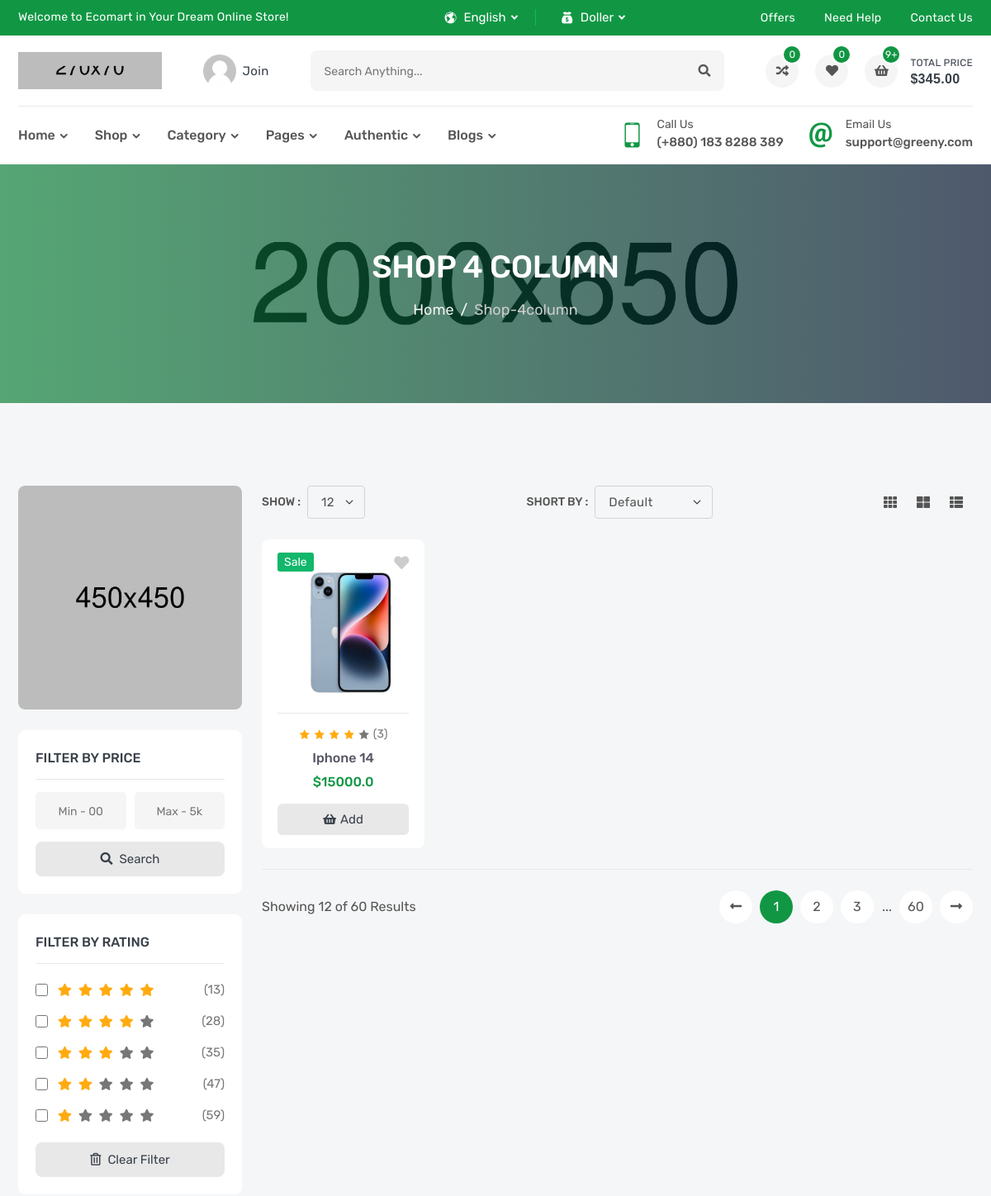
Before: /products/ (upper part) with the older database file.
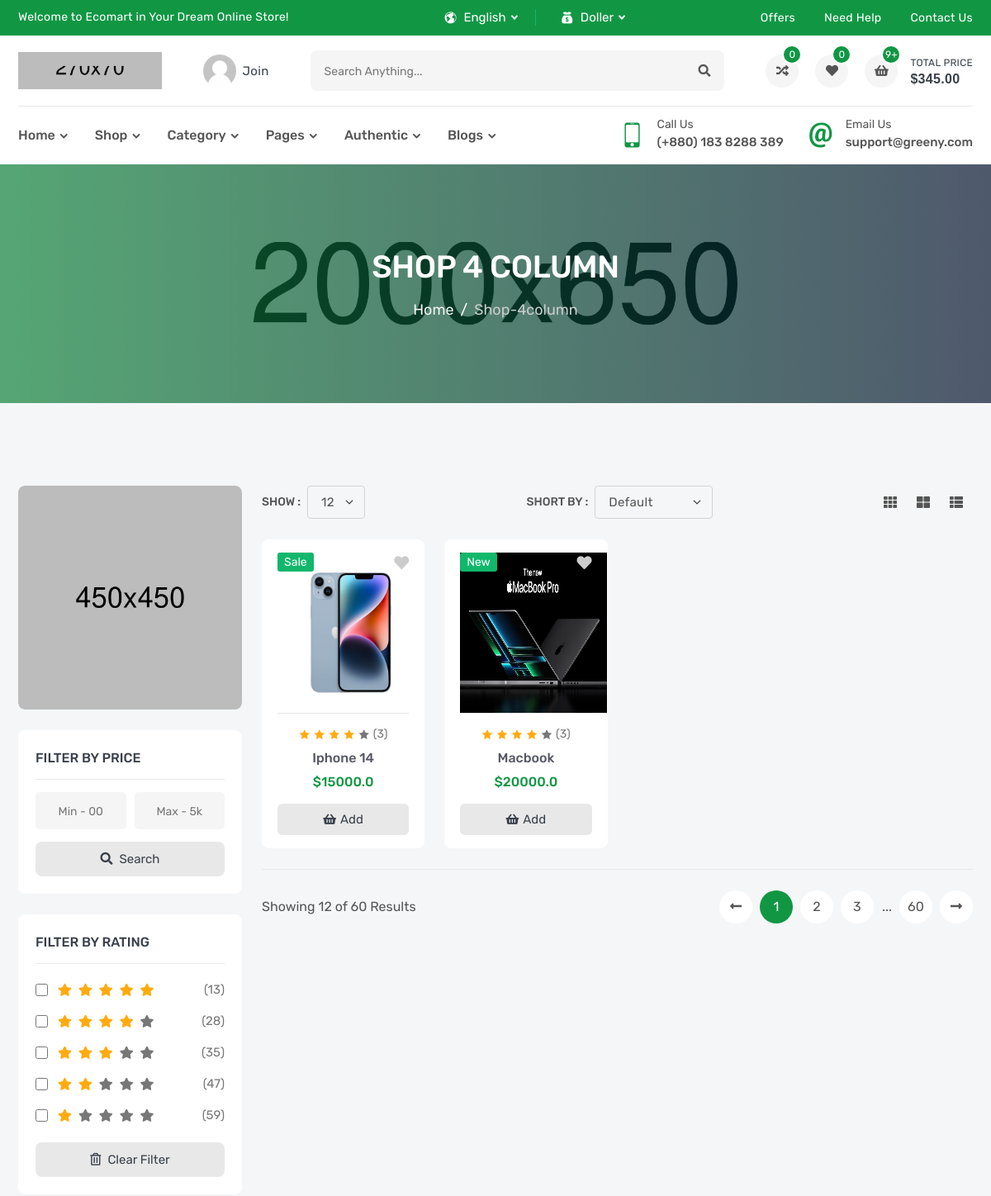
After: the same page with the newer database file.
### product/models.py (models this page shows)
class Product(models.Model):
    name = models.CharField(_('Name'),max_length=120)
    flag = models.CharField(_('Flag'),max_length=10 , choices=FLAG_TYPES)
    image = models.ImageField(_('Image'),upload_to='products')
    price = models.FloatField(_('Price'))
    sku = models.CharField(_('Sku'),max_length=12)
    subtitle = models.CharField(_('Subtitle'),max_length=300)
    description = models.TextField(_('Description'),max_length=40000)
    quantity = models.IntegerField(_('Quantity'))
    brand = models.ForeignKey('Brand',verbose_name=_('Brand'), related_name='product_brand', on_delete=models.SET_NULL,null=True)
    tags = TaggableManager()
    def __str__(self):
        return self.name

### product/views.py (the view)
# urls.py: path('', ProductList.as_view()),
class ProductList(ListView):
    model = Product

### product/templates/product/product_list.html (shortened to what this page needs)
{% extends "base.html" %}
{% block body %}
        <section class="inner-section single-banner" style="background: url(images/single-banner.jpg) no-repeat center;">
            <div class="container">
                <h2>Shop 4 Column</h2>
                <ol class="breadcrumb">
                    <li class="breadcrumb-item"><a href="index.html">Home</a></li>
                    <li class="breadcrumb-item active" aria-current="page">shop-4column</li>
                </ol>
            </div>
        </section>
        <section class="inner-section shop-part">
            <div class="container">
                <div class="row content-reverse">
                    <div class="col-lg-3">
                        <div class="shop-widget-promo">
                            <a href="#"><img src="images/promo/shop/01.jpg" alt="promo"></a>
                        </div>
                        <div class="shop-widget">
                            <h6 class="shop-widget-title">Filter by Price</h6>
                            <form>
                                <div class="shop-widget-group">
                                    <input type="text" placeholder="Min - 00">
                                    <input type="text" placeholder="Max - 5k">
                                </div>
                                <button class="shop-widget-btn">
                                    <i class="fas fa-search"></i>
                                    <span>search</span>
                                </button>
                            </form>
                        </div>
                        <div class="shop-widget">
                            <h6 class="shop-widget-title">Filter by Rating</h6>
                            <form>
                                <ul class="shop-widget-list">
                                    <li>
                                        <div class="shop-widget-content">
                                            <input type="checkbox" id="feat1">
                                            <label for="feat1">
                                                <i class="fas fa-star active"></i>
                                                <i class="fas fa-star active"></i>
                                                <i class="fas fa-star active"></i>
                                                <i class="fas fa-star active"></i>
                                                <i class="fas fa-star active"></i>
                                            </label>
                                        </div>
                                        <span class="shop-widget-number">(13)</span>
                                    </li>
                                    <li>
                                        <div class="shop-widget-content">
                                            <input type="checkbox" id="feat2">
                                            <label for="feat2">
                                                <i class="fas fa-star active"></i>
                                                <i class="fas fa-star active"></i>
                                                <i class="fas fa-star active"></i>
                                                <i class="fas fa-star active"></i>
                                                <i class="fas fa-star"></i>
                                            </label>
                                        </div>
                                        <span class="shop-widget-number">(28)</span>
                                    </li>
                                    <li>
                                        <div class="shop-widget-content">
                                            <input type="checkbox" id="feat3">
                                            <label for="feat3">
                                                <i class="fas fa-star active"></i>
                                                <i class="fas fa-star active"></i>
                                                <i class="fas fa-star active"></i>
                                                <i class="fas fa-star"></i>
                                                <i class="fas fa-star"></i>
                                            </label>
                                        </div>
                                        <span class="shop-widget-number">(35)</span>
                                    </li>
                                    <li>
                                        <div class="shop-widget-content">
                                            <input type="checkbox" id="feat4">
                                            <label for="feat4">
                                                <i class="fas fa-star active"></i>
                                                <i class="fas fa-star active"></i>
                                                <i class="fas fa-star"></i>
                                                <i class="fas fa-star"></i>
                                                <i class="fas fa-star"></i>
                                            </label>
                                        </div>
                                        <span class="shop-widget-number">(47)</span>
                                    </li>
                                    <li>
                                        <div class="shop-widget-content">
                                            <input type="checkbox" id="feat5">
                                            <label for="feat5">
                                                <i class="fas fa-star active"></i>
                                                <i class="fas fa-star"></i>
                                                <i class="fas fa-star"></i>
                                                <i class="fas fa-star"></i>
                                                <i class="fas fa-star"></i>
                                            </label>
                                        </div>
                                        <span class="shop-widget-number">(59)</span>
                                    </li>
                                </ul>
                                <button class="shop-widget-btn">
                                    <i class="far fa-trash-alt"></i>
                                    <span>clear filter</span>
                                </button>
                            </form>
                        </div>
                    </div>
                    <div class="col-lg-9">
                        <div class="row">
                            <div class="col-lg-12">
                                <div class="top-filter">
                                    <div class="filter-show">
                                        <label class="filter-label">Show :</label>
                                        <select class="form-select filter-select">
                                            <option value="1">12</option>
                                        </select>
                                    </div>
                                    <div class="filter-short">
                                        <label class="filter-label">Short by :</label>
                                        <select class="form-select filter-select">
                                            <option selected>default</option>
                                        </select>
                                    </div>
                                    <div class="filter-action">
                                        <a href="shop-3column.html" title="Three Column"><i class="fas fa-th"></i></a>
                                        <a href="shop-2column.html" title="Two Column"><i class="fas fa-th-large"></i></a>
                                        <a href="shop-1column.html" title="One Column"><i class="fas fa-th-list"></i></a>
                                    </div>
                                </div>
                            </div>
                        </div>
                        <div class="row row-cols-2 row-cols-md-3 row-cols-lg-3 row-cols-xl-4">
                            {% for object in object_list %}
                            <div class="col">
                                <div class="product-card">
                                    <div class="product-media">
                                        <div class="product-label">
                                            <label class="label-text new">{{object.flag}}</label>
                                        </div>
                                        <button class="product-wish wish">
                                            <i class="fas fa-heart"></i>
                                        </button>
                                        <a class="product-image" href="product-video.html">
                                            <img src="{{object.image.url}}" style="width:178px; height:194px" alt="product">
                                        </a>
                                    </div>
                                    <div class="product-content">
                                        <div class="product-rating">
                                            <i class="active icofont-star"></i>
                                            <i class="active icofont-star"></i>
                                            <i class="active icofont-star"></i>
                                            <i class="active icofont-star"></i>
                                            <i class="icofont-star"></i>
                                            <a href="product-video.html">(3)</a>
                                        </div>
                                        <h6 class="product-name">
                                            <a href="/products/{{object.id}}">{{object}}</a>
                                        </h6>
                                        <h6 class="product-price">
                                            <span>${{object.price}}</span>
                                        </h6>
                                        <button class="product-add" title="Add to Cart">
                                            <i class="fas fa-shopping-basket"></i>
                                            <span>add</span>
                                        </button>
                                    </div>
                                </div>
                            </div>
                            {% endfor %}
                        </div>
                        <div class="row">
                            <div class="col-lg-12">
                                <div class="bottom-paginate">
                                    <p class="page-info">Showing 12 of 60 Results</p>
                                    <ul class="pagination">
                                        <li class="page-item">
                                            <a class="page-link" href="#">
                                                <i class="fas fa-long-arrow-alt-left"></i>
                                            </a>
                                        </li>
                                        <li class="page-item"><a class="page-link active" href="#">1</a></li>
                                        <li class="page-item"><a class="page-link" href="#">2</a></li>
                                        <li class="page-item"><a class="page-link" href="#">3</a></li>
                                        <li class="page-item">...</li>
                                        <li class="page-item"><a class="page-link" href="#">60</a></li>
                                        <li class="page-item">
                                            <a class="page-link" href="#">
                                                <i class="fas fa-long-arrow-alt-right"></i>
                                            </a>
                                        </li>
                                    </ul>
                                </div>
                            </div>
                        </div>
                    </div>
                </div>
            </div>
        </section>
{% endblock body %}

Changed rows visible on the page:
added Product: flag "New", image (picture), name "Macbook", price "20000.0"
